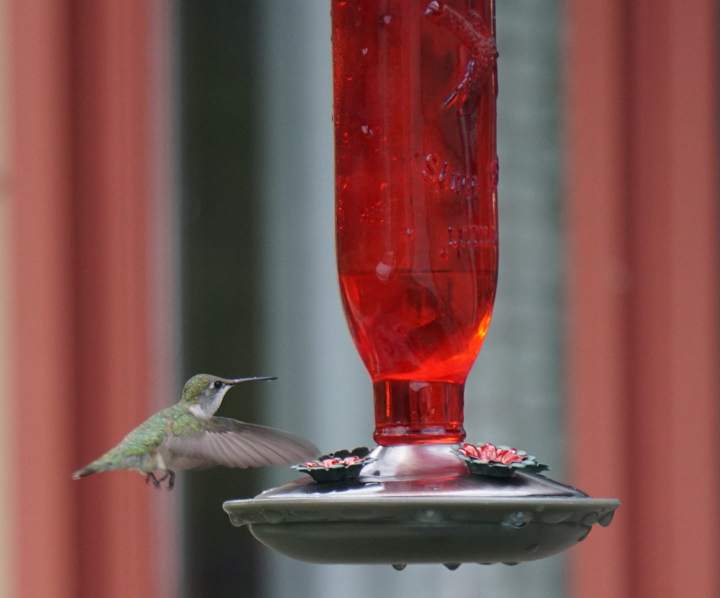
#> input picture cv_pillow_lab01/hummingbird.jpg, 1440 x 1195 px (shown at 1/2 size)
$ jupyter execute --allow-errors combine_study.ipynb
#> lines starting #> are read from the running program, lines starting #| are printed output that depends on the picture
## Image Combine (compositing)
- 1) 이미지 처리의 전과 후를 같은 화면에서 보는 예
- 2) watermark 예

### 필로우에서 이미지 처리하는 함수
- paste()
- blend()
- composite()

[cell 1]
# image paste: 원래 이미지에 일부를 추려내기
from PIL import Image

def paste_demo(image_path, output_path, crop_coords):
#> called with image_path = 'hummingbird.jpg', output_path = 'hummingbird_pasted.jpg', crop_coords = (125, 712, 642, 963)
    image = Image.open(image_path)
#> image is the input picture: PIL image 1440x1195 RGB; mean R, G, B 124.9, 81.9, 78.8
    cropped_image = image.crop(crop_coords)
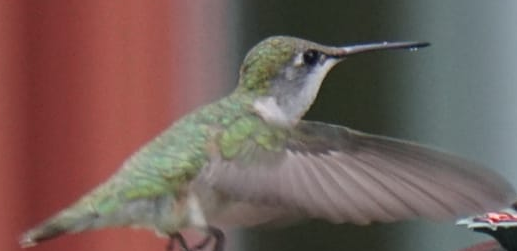
#> cropped_image: PIL image 517x251 RGB; mean R, G, B 116.3, 95.5, 90.4
    image.paste(cropped_image, (0,0))
    image.save(output_path)

if __name__ == "__main__":
    coords = (125, 712, 642, 963) # 추려낼 좌표값
    paste_demo("hummingbird.jpg", "hummingbird_pasted.jpg", coords)

[cell 2]
# image tiling: 같은 이미지를 쭉 붙이기
from PIL import Image

def image_tiling(image_path, output_path, crop_coords):
#> called with image_path = 'hummingbird.jpg', output_path = 'hummingbird_tiling.jpg', crop_coords = (125, 712, 642, 963)
    image = Image.open(image_path)
    width, height = image.size
#> width = 1440; height = 1195
    print(width)
#| 1440
    print(height)
#| 1195
    new_image = Image.new("RGB", (width,height))
#> new_image: PIL image 1440x1195 RGB; every value is 0

    cropped_image = image.crop(crop_coords) # crop 한 이미지의 객체
    cropped_width, cropped_height = cropped_image.size # crop 한 이미지의 너비와 높이
#> cropped_width = 517; cropped_height = 251
    print(cropped_width)
#| 517
    print(cropped_height)
#| 251

    for left_pos in range(0, width, cropped_width):
        for top_pos in range(0, height, cropped_height):
            new_image.paste(cropped_image, (left_pos, top_pos))
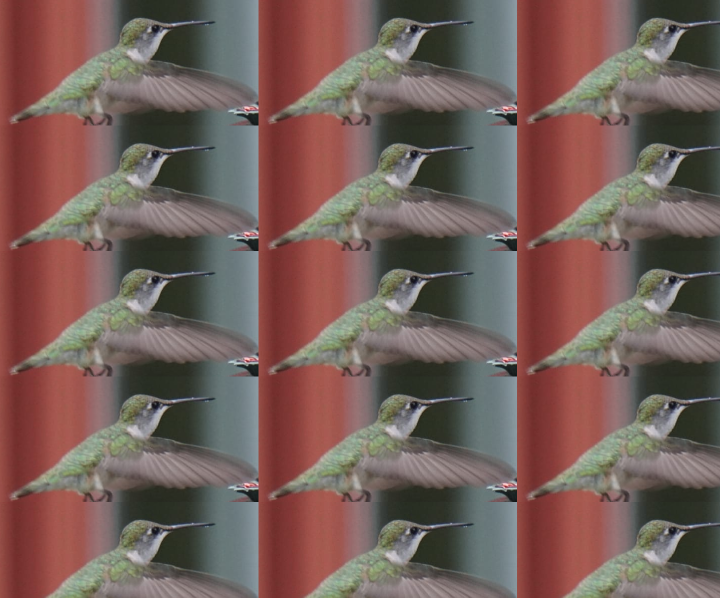
#> new_image: PIL image 1440x1195 RGB (shown at 1/2 size); mean R, G, B 117.2, 94.1, 88.4
    new_image.save(output_path)

if __name__ == "__main__":
    coords = (125,712,642,963)
    image_tiling("hummingbird.jpg", "hummingbird_tiling.jpg", coords)

## Image Concatenate / String Concatenate : 이미지 합치기
- 너비를 기준으로 하든, 높이를 기준으로 하든 연결하는 이미지의 너비나 높이가 같이야 가장 최고의 연결 결과를 얻을 수 있다.

### 같은 크기가 아닐 경우
- 1) 어떤 이미지를 crop해서 연결하거나
- 2) 이미지의 크기를 조정하거나
- 3) 이미지 2개중 작은 것에 margin(이미지의 외곽)를 추가

[cell 3]
from PIL import Image

# 위아래 합치기(붙이기)
def concatenate_vertically(firtst_image_path, second_image_path, output_image_path):
#> called with firtst_image_path = 'silver_falls.jpg', second_image_path = 'silver_falls2.jpg', output_image_path = 'silver_combine_vertically.jpg'
    image_one = Image.open(firtst_image_path)
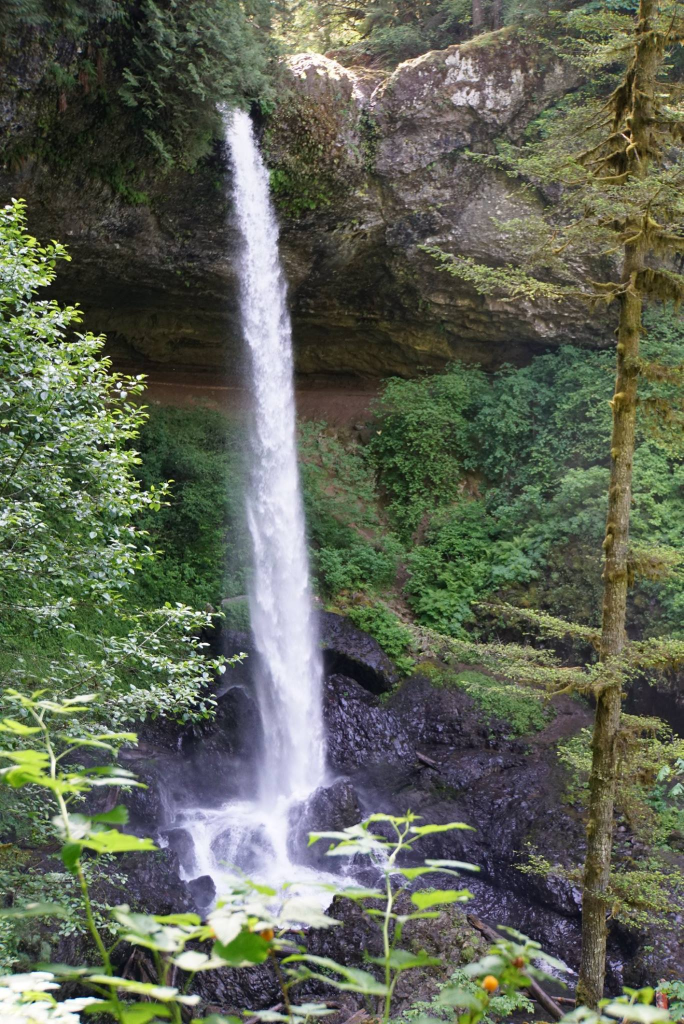
#> input picture cv_pillow_lab01/silver_falls.jpg, 1367 x 2048 px (shown at 1/2 size)
#> image_one is the input picture: PIL image 1367x2048 RGB; mean R, G, B 94.6, 100.4, 85
    image_two = Image.open(second_image_path)
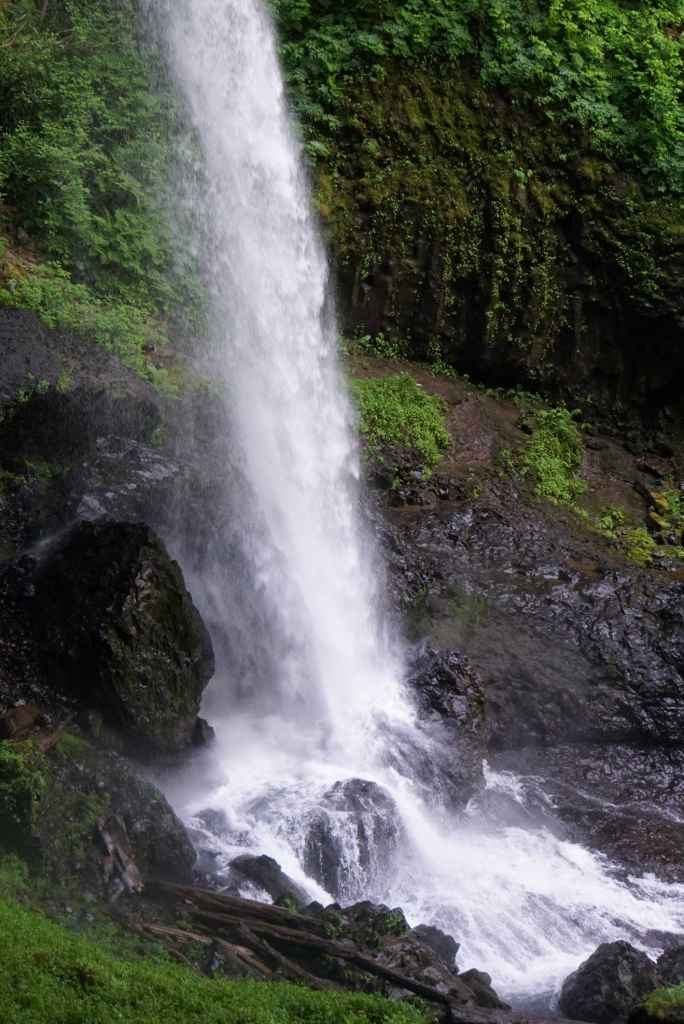
#> input picture cv_pillow_lab01/silver_falls2.jpg, 1367 x 2048 px (shown at 1/2 size)
#> image_two is the input picture: PIL image 1367x2048 RGB; mean R, G, B 86.2, 89, 83.7
    height = image_one.height + image_two.height
#> height = 4096
    new_image = Image.new("RGB", (image_one.width, height))
#> new_image: PIL image 1367x4096 RGB; every value is 0

    new_image.paste(image_one, (0,0))
    new_image.paste(image_two, (0, image_one.height))

    new_image.save(output_image_path)

# 좌우 합치기(붙이기)
def concatenate_horizontally(firtst_image_path, second_image_path, output_image_path):
#> called with firtst_image_path = 'silver_falls.jpg', second_image_path = 'silver_falls2.jpg', output_image_path = 'silver_combine_horizontally.jpg'
    image_one = Image.open(firtst_image_path)
    image_two = Image.open(second_image_path)
    width = image_one.width + image_two.width
#> width = 2734
    new_image = Image.new("RGB", (width, image_one.height))
#> new_image: PIL image 2734x2048 RGB; every value is 0

    new_image.paste(image_one, (0,0))
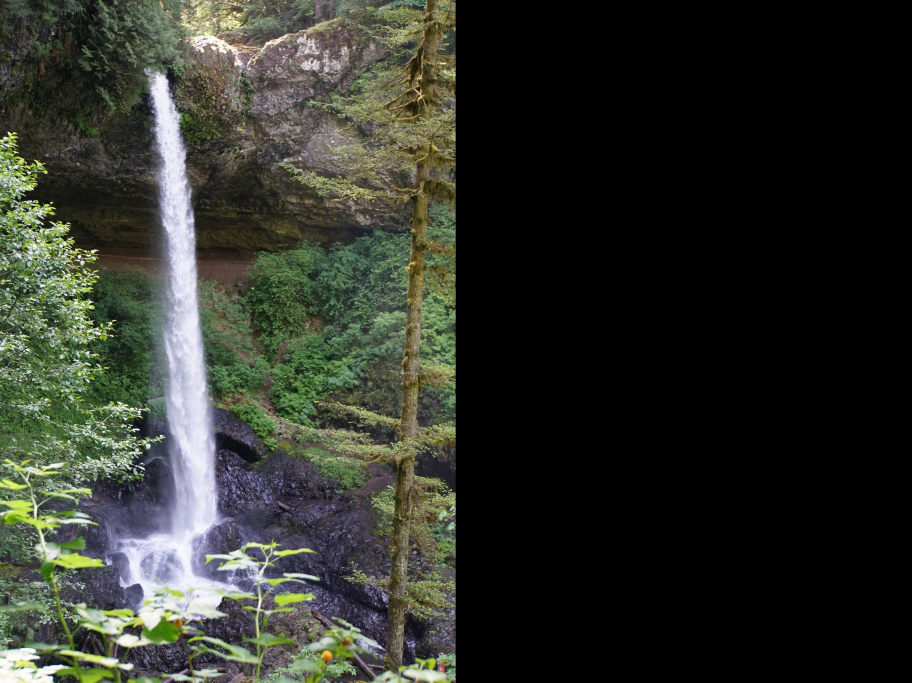
#> new_image: PIL image 2734x2048 RGB (shown at 1/3 size); mean R, G, B 47.3, 50.2, 42.5
    new_image.paste(image_two, (image_one.width, 0))
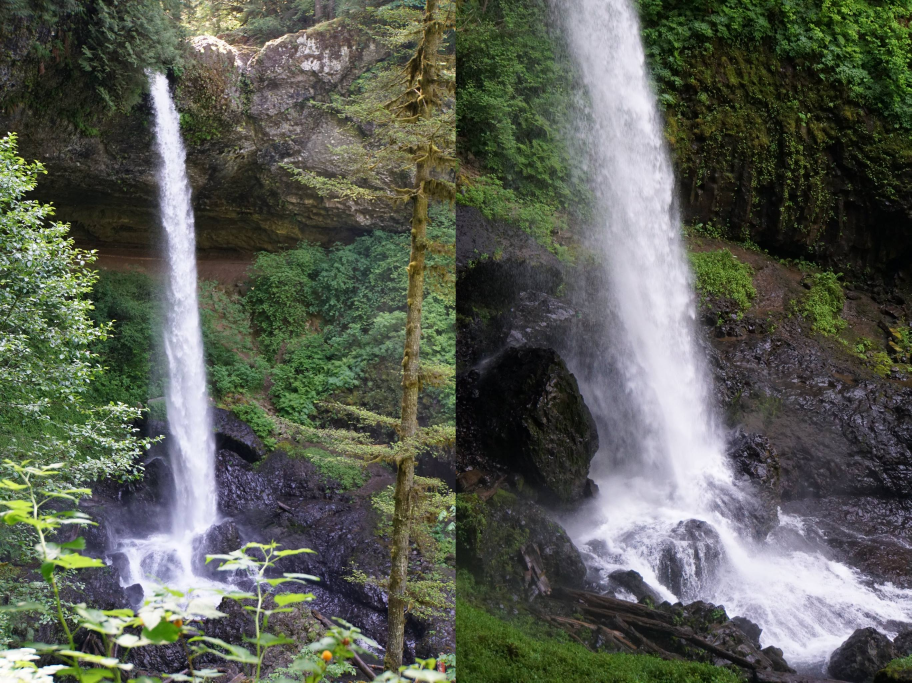
#> new_image: PIL image 2734x2048 RGB (shown at 1/3 size); mean R, G, B 90.4, 94.7, 84.3

    new_image.save(output_image_path)


if __name__ == "__main__":
    concatenate_vertically("silver_falls.jpg", "silver_falls2.jpg", "silver_combine_vertically.jpg")
    concatenate_horizontally("silver_falls.jpg", "silver_falls2.jpg", "silver_combine_horizontally.jpg")

[cell 4]
from PIL import Image

# 위아래 합치기(붙이기)
def concatenate_vertically(firtst_image_path, second_image_path, output_image_path):
#> called with firtst_image_path = 'silver_falls.jpg', second_image_path = 'silver_falls2.jpg', output_image_path = 'silver_combine_vertically.jpg'
    image_one = Image.open(firtst_image_path)
    image_two = Image.open(second_image_path)
    height = image_one.height + image_two.height
#> height = 4096
    new_image = Image.new("RGB", (image_one.width, height))

    new_image.paste(image_one, (0,0))
    new_image.paste(image_two, (0, image_one.height))

    new_image.save(output_image_path)

# 좌우 합치기(붙이기)
def concatenate_horizontally(firtst_image_path, second_image_path, output_image_path):
#> called with firtst_image_path = 'silver_falls.jpg', second_image_path = 'silver_falls2.jpg', output_image_path = 'silver_combine_horizontally.jpg'
    image_one = Image.open(firtst_image_path)
    image_two = Image.open(second_image_path)
    width = image_one.width + image_two.width
#> width = 2734
    new_image = Image.new("RGB", (width, image_one.height))

    new_image.paste(image_one, (0,0))
    new_image.paste(image_two, (image_one.width, 0))

    new_image.save(output_image_path)


if __name__ == "__main__":
    concatenate_vertically("silver_falls.jpg", "silver_falls2.jpg", "silver_combine_vertically.jpg")
    concatenate_horizontally("silver_falls.jpg", "silver_falls2.jpg", "silver_combine_horizontally.jpg")

[cell 5]
# watermark

from PIL import Image

def watermark(input_image_path, output_image_path, watermark_image_path, position):
    base_image = Image.open(input_image_path)
    watermark_image = Image.open(watermark_image_path)

    base_image.paste(watermark_image, position)
    base_image.save(output_image_path)

#> (the rest of this cell did not finish here and is left out)

[cell 6]
# watermark 처리를 할 때 transparency를 지원하지 않는 이미지면 에러 발생
# 다시하기

from PIL import Image

def watermark_with_transparency(input_image_path, output_image_path, watermark_image_path, position):
    base_image = Image.open(input_image_path)
    watermark = Image.open(watermark_image_path)
    width, height = base_image.size
    transparent = Image.new("RGB", (width, height), (0,0,0,0))
    transparent.paste(base_image, (0,0))
    transparent.paste(watermark, position, mask=watermark)
    transparent.save(output_image_path)

#> (the rest of this cell did not finish here and is left out)

[cell 7]
# Image composite

from PIL import Image

def composite_image(input_image_path, input_image_path_2, output_path):
#> called with input_image_path = 'hummingbird.jpg', input_image_path_2 = 'silver_falls.jpg', output_path = 'composited.jpg'
    image1 = Image.open(input_image_path)
    image2 = Image.open(input_image_path_2).resize(image1.size)
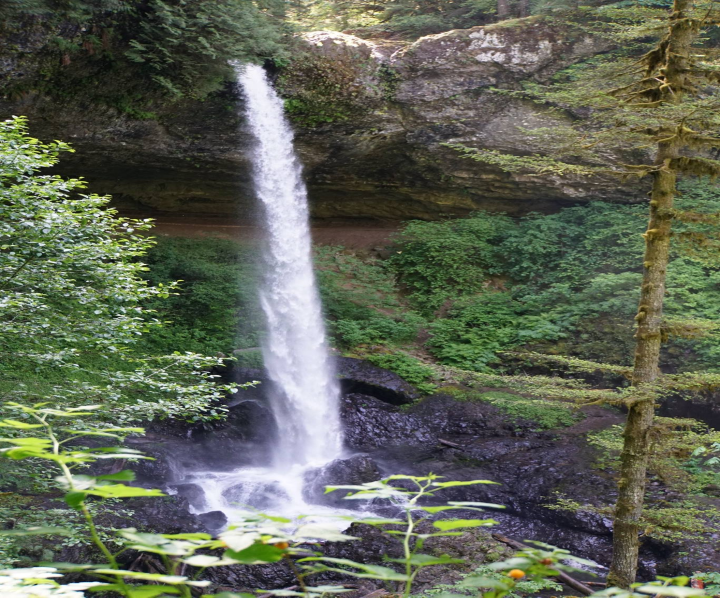
#> image2: PIL image 1440x1195 RGB (shown at 1/2 size); mean R, G, B 94.6, 100.4, 85
    mask = Image.new("L", image1.size, 120) # 0~255
#> mask: PIL image 1440x1195 L; every value is 120
    composite_images = Image.composite(image1, image2, mask)
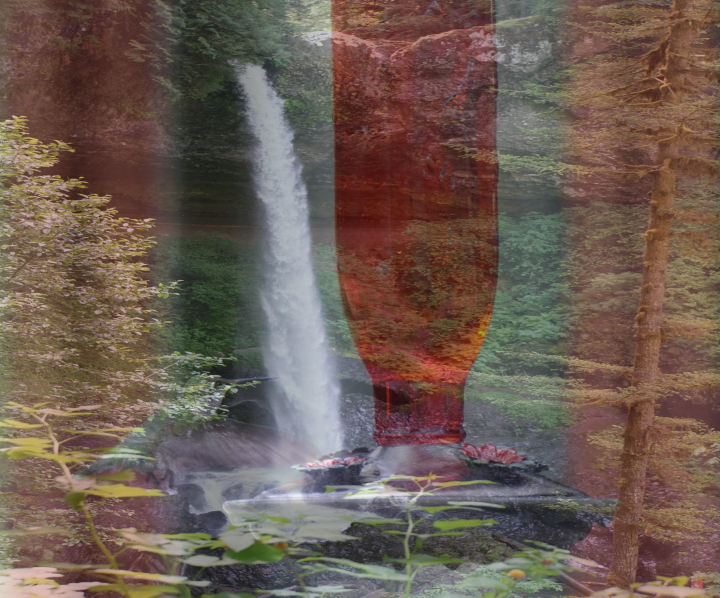
#> composite_images: PIL image 1440x1195 RGB (shown at 1/2 size); mean R, G, B 108.8, 91.7, 82.1
    composite_images.save(output_path)

if __name__ == "__main__":
    composite_image("hummingbird.jpg", "silver_falls.jpg", "composited.jpg")

[cell 8]
from PIL import Image

def blend(input_image_path, input_image_path_2, output_path, alpha):
#> called with input_image_path = 'silver_falls.jpg', input_image_path_2 = 'silver_falls2.jpg', output_path = 'blened.png', alpha = 0.5
    image1 = Image.open(input_image_path).convert("RGBA")
    image2 = Image.open(input_image_path_2).convert("RGBA")
#> image2: PIL image 1367x2048 RGBA
    if image1.size != image2.size:
        print("이미지가 같은 크기가 아닙니다.")
        return
    blended_image = Image.blend(image1, image2, alpha)
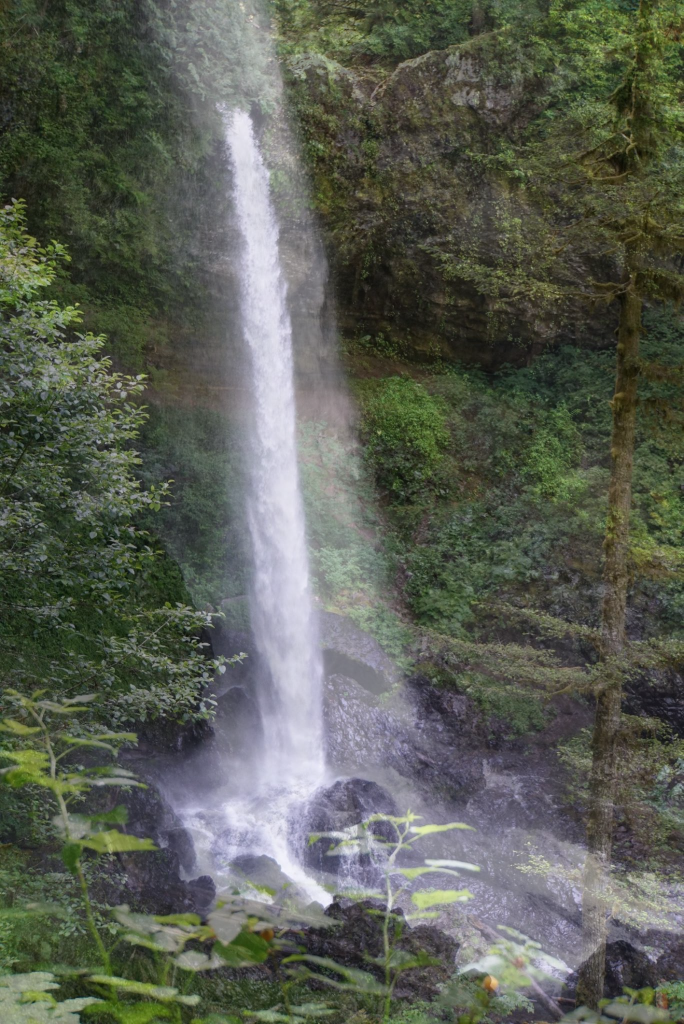
#> blended_image: PIL image 1367x2048 RGBA (shown at 1/2 size); mean R, G, B, A 90.1, 94.5, 84.1, 255
    blended_image.save(output_path)

if __name__ == "__main__":
    blend("silver_falls.jpg", "silver_falls2.jpg", "blened.png", alpha=0.5)
